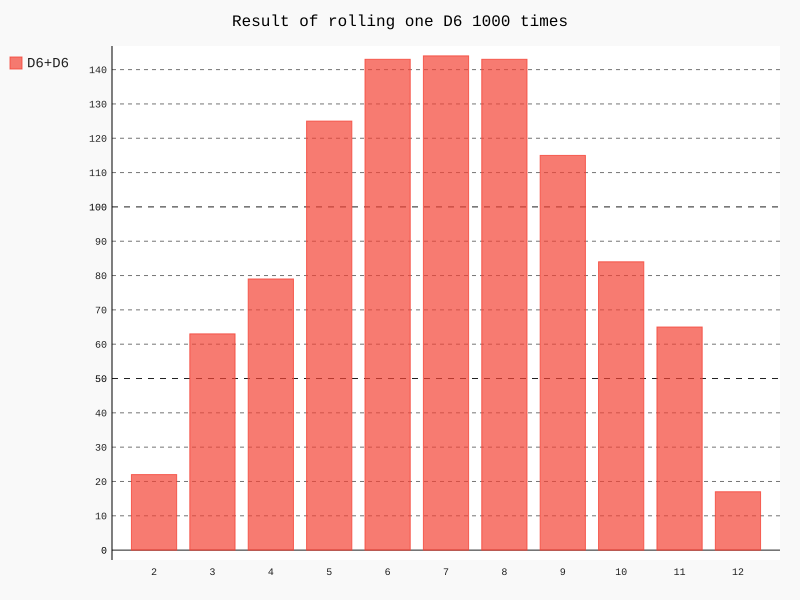

Write Python code to recreate this figure.
from die import Die
import pygal

# 创建2个骰子
die_1 = Die()
die_2 = Die()

# 掷色子并将结果存在一个列表中
results = []
for roll_num in range(1000):
    result = die_1.roll() + die_2.roll()
    results.append(result)

# 分析结果
frequencies = []
max_result = die_1.num_sides + die_2.num_sides
for value in range(2, max_result+1):
    frequency = results.count(value)
    frequencies.append(frequency)

# 对结果进行可视化
hist = pygal.Bar()
hist.title = "Result of rolling one D6 1000 times"
hist.x_labels = ['2','3','4','5','6','7','8','9','10','11','12']
hist._x_title = "result"
hist._y_title = "Frequency of result"

hist.add('D6+D6', frequencies)
hist.render_to_file('dice_visual.svg')

#print(frequencies)
